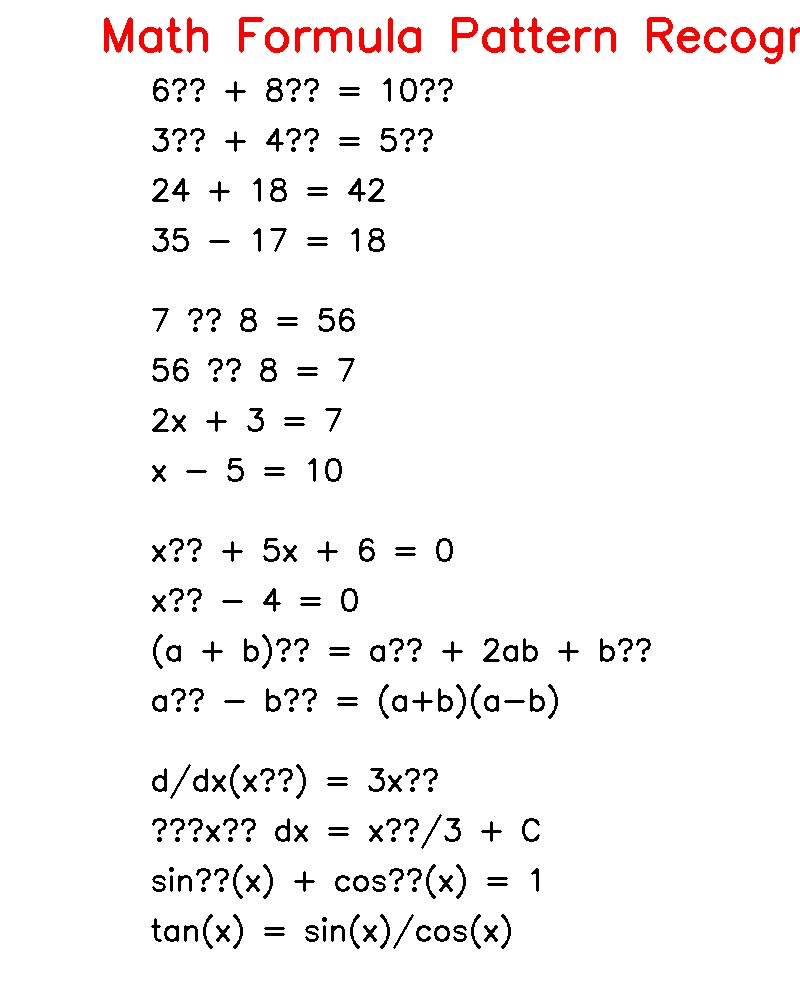
#> input picture math_formulas_test.jpg, 800 x 1000 px
$ python -i utils.py   (imports and definitions only)
#> lines starting #> are read from the running program, lines starting #| are printed output that depends on the picture; after the words box and inside, x2 and y2 are one past the last pixel; in counts of white or black regions, pixels touching at a corner belong together
#> further down, picture is the input picture: shape (1000, 800, 3); mean B, G, R 245.1, 245.1, 247.2
import os
import json
import base64
import cv2
import numpy as np

# [40 lines left out: functions save_results, image_to_base64, base64_to_image, not called in this run]

def preprocess_image(image):
    """
    Preprocess an image for better OCR results.

    Args:
        image (numpy.ndarray): Input image

    Returns:
        numpy.ndarray: Preprocessed image
    """
    # Convert to grayscale
    gray = cv2.cvtColor(image, cv2.COLOR_BGR2GRAY)

    # Apply adaptive thresholding
    thresh = cv2.adaptiveThreshold(gray, 255, cv2.ADAPTIVE_THRESH_GAUSSIAN_C,
                                 cv2.THRESH_BINARY, 11, 2)
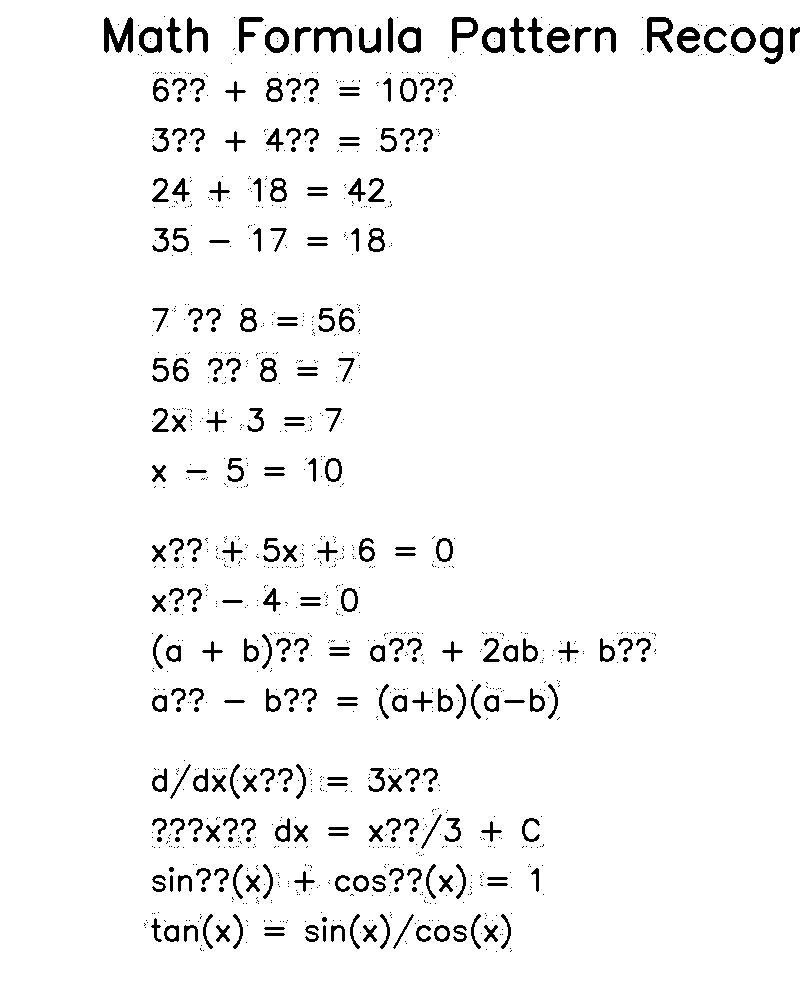
#> thresh: shape (1000, 800); 96% white; 1168 black regions (893 under 20 px), largest, box (x1, y1, x2, y2) and area: (104, 17, 133, 53) 592, (647, 17, 673, 53) 486, (314, 27, 352, 53) 464

    # Remove noise
    kernel = np.ones((3,3), np.uint8)
    opening = cv2.morphologyEx(thresh, cv2.MORPH_OPEN, kernel, iterations=2)
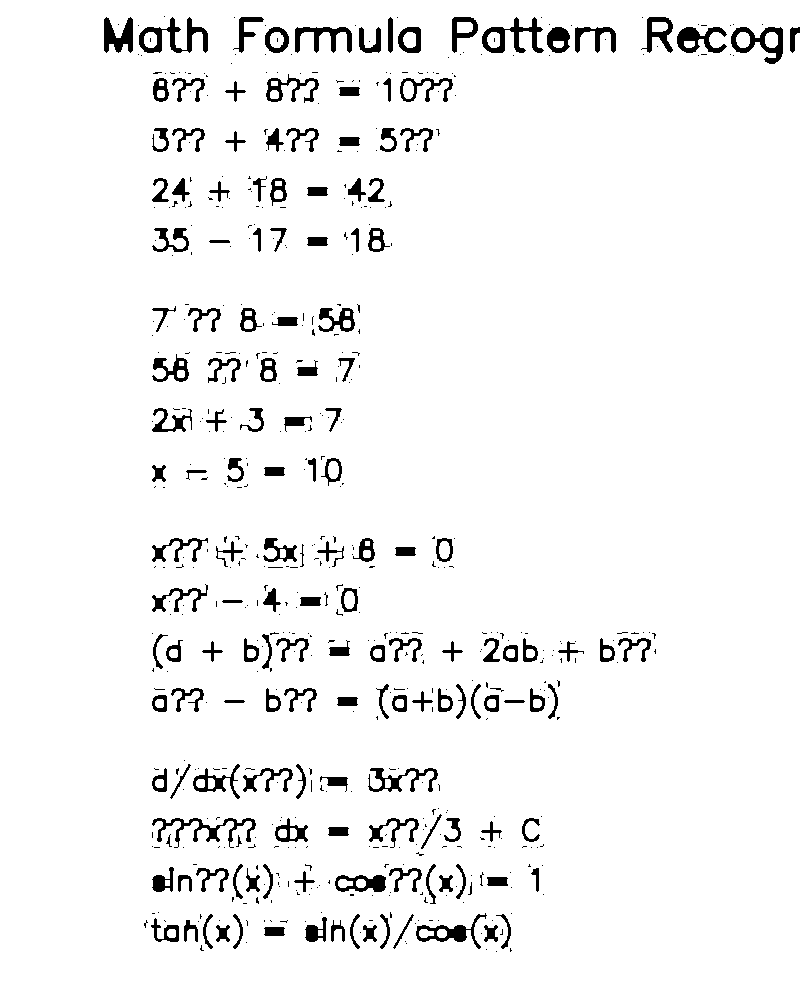
#> opening: shape (1000, 800); 95.3% white; 610 black regions (448 under 20 px), largest, box (x1, y1, x2, y2) and area: (139, 17, 208, 53) 923, (482, 17, 544, 53) 833, (152, 818, 256, 848) 821

    return opening

# [47 lines left out: functions draw_bounding_box, calculate_iou, not called in this run]

>>> import cv2
>>> picture = cv2.imread('../math_formulas_test.jpg')
>>> result = preprocess_image(picture)

$ run again, on math_test_sample.jpg
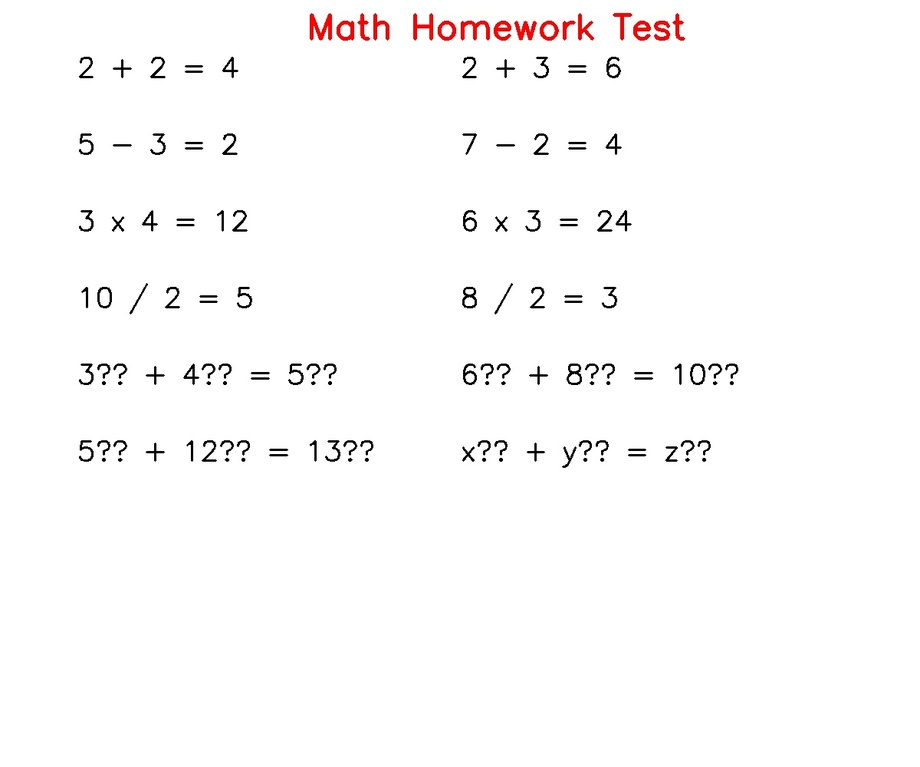
#> input picture math_test_sample.jpg, 920 x 767 px, shrunk from 1200 x 1000 before the run
#> picture is the input picture: shape (767, 920, 3); mean B, G, R 250.8, 250.8, 251.8
#> in preprocess_image, `thresh = cv2.adaptiveThreshold(gray, 255, cv2.ADAPTIVE_THRESH_GAUSSIAN..`:
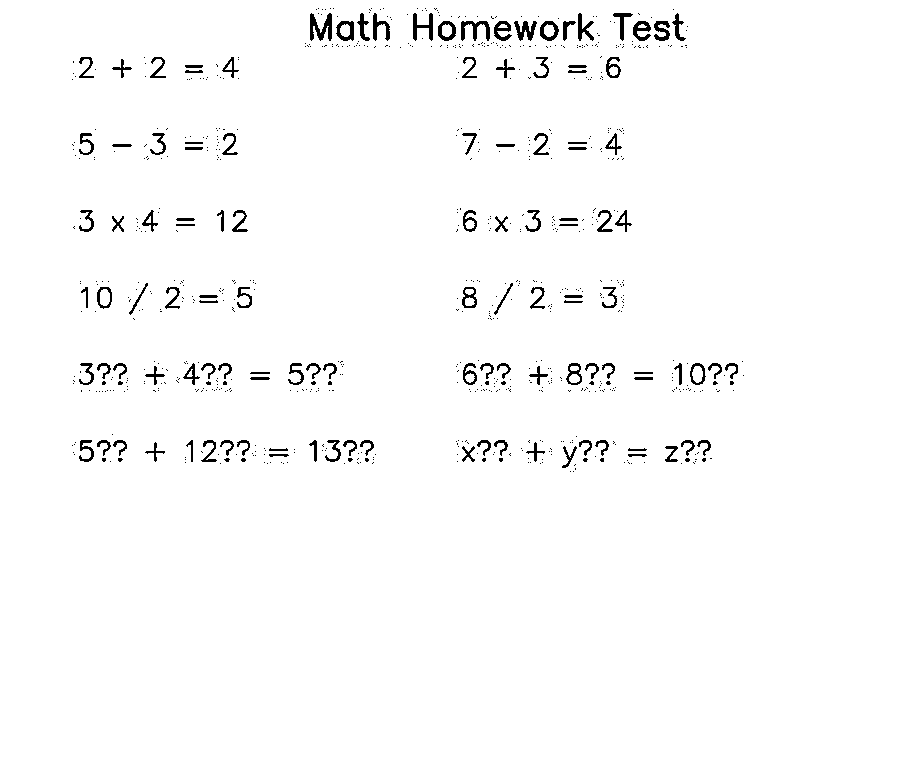
#> thresh: shape (767, 920); 98.1% white; 810 black regions (692 under 20 px), largest, box (x1, y1, x2, y2) and area: (310, 13, 332, 41) 345, (461, 21, 490, 41) 273, (413, 13, 433, 41) 248
#> in preprocess_image, `opening = cv2.morphologyEx(thresh, cv2.MORPH_OPEN, kernel, iterations=2)`:
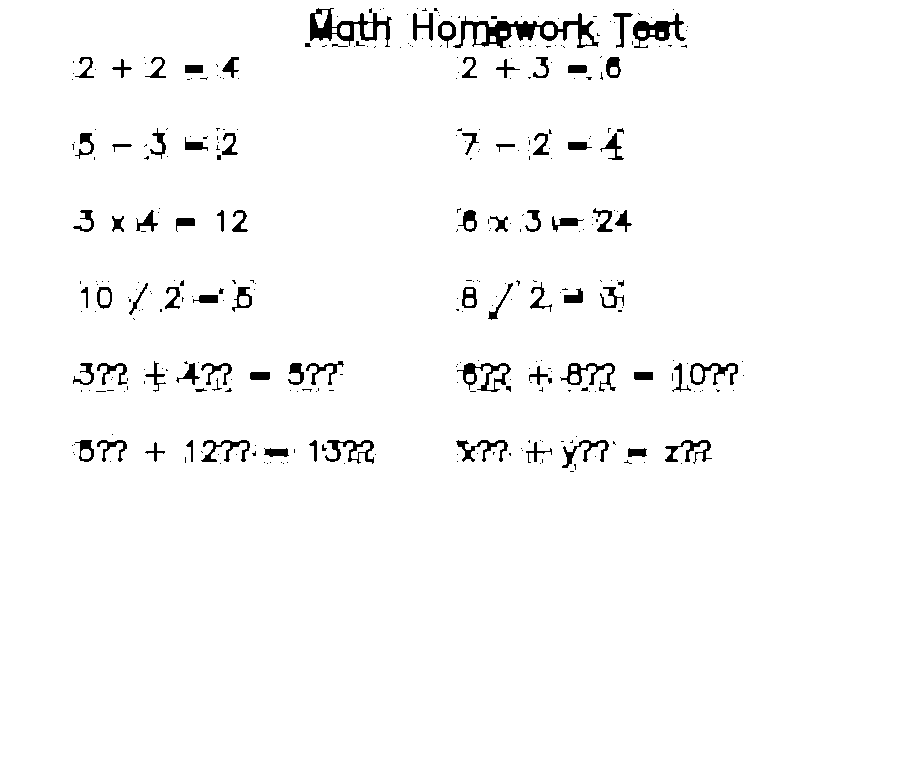
#> opening: shape (767, 920); 97.5% white; 357 black regions (268 under 20 px), largest, box (x1, y1, x2, y2) and area: (453, 13, 599, 48) 1682, (310, 8, 392, 47) 1134, (633, 13, 686, 48) 713

$ run again, on test_patterns.jpg
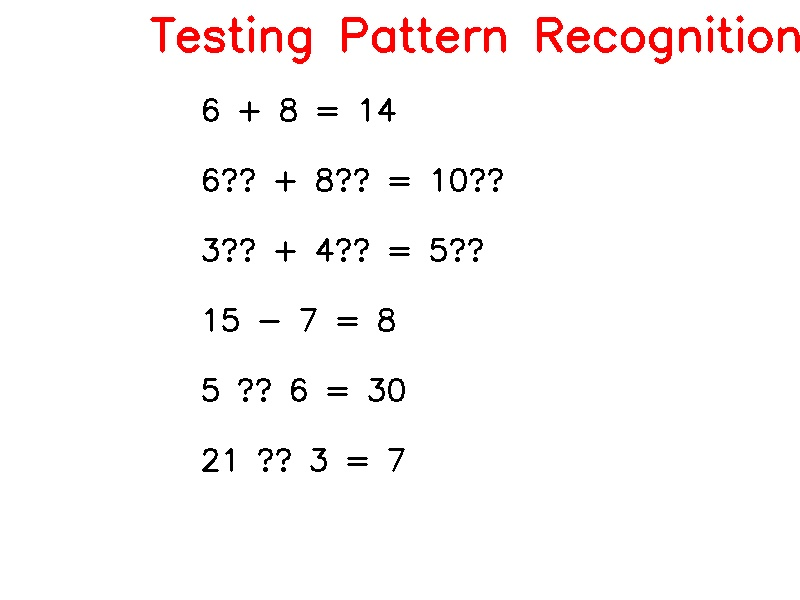
#> input picture test_patterns.jpg, 800 x 600 px
#> picture is the input picture: shape (600, 800, 3); mean B, G, R 247.6, 247.7, 251.1
#> in preprocess_image, `thresh = cv2.adaptiveThreshold(gray, 255, cv2.ADAPTIVE_THRESH_GAUSSIAN..`:
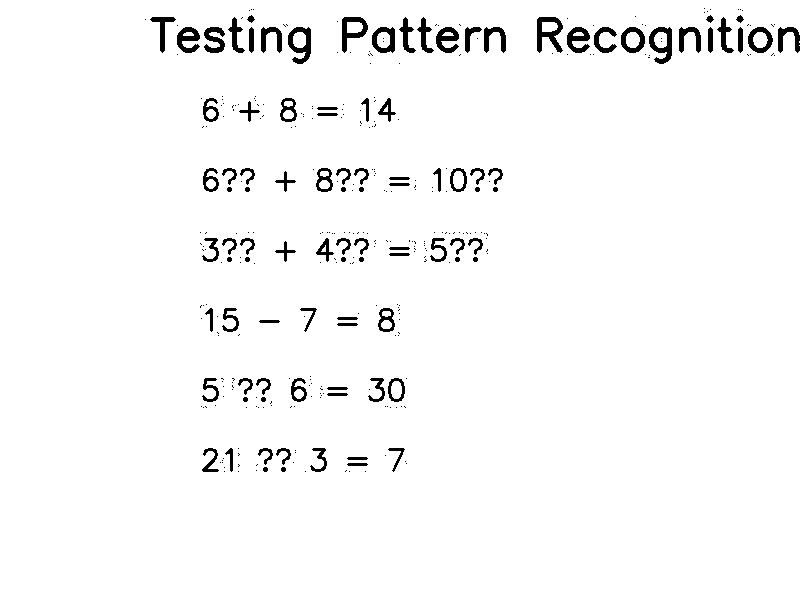
#> thresh: shape (600, 800); 97.1% white; 363 black regions (264 under 20 px), largest, box (x1, y1, x2, y2) and area: (537, 17, 563, 53) 483, (288, 27, 311, 64) 444, (649, 27, 672, 64) 442
#> in preprocess_image, `opening = cv2.morphologyEx(thresh, cv2.MORPH_OPEN, kernel, iterations=2)`:
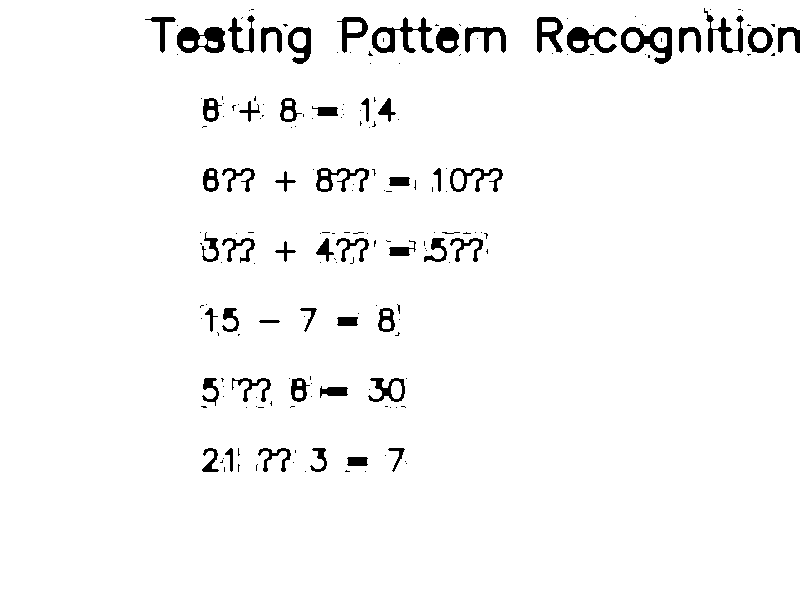
#> opening: shape (600, 800); 96.7% white; 197 black regions (142 under 20 px), largest, box (x1, y1, x2, y2) and area: (372, 17, 434, 53) 818, (177, 27, 225, 53) 813, (621, 27, 672, 64) 805
